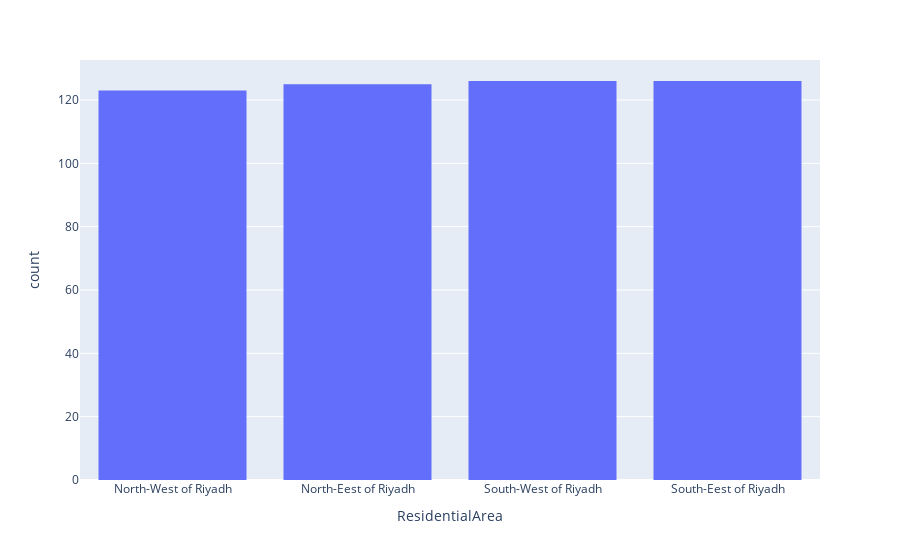

Notebook code for this chart:
### Markdown cell above
### Where to host their next event

### Code cell
fig = px.histogram(df_viz, x='ResidentialArea')
fig.show()

### Figure 1 — Plotly figure (JSON) as saved in the notebook; plotly's stock layout.template omitted (floating-point values rounded to 4 significant figures; data arrays with more than 128 entries replaced by an {"elided": "..."} marker saying what was removed)
{"data": [{"alignmentgroup": "True", "bingroup": "x", "hovertemplate": "ResidentialArea=%{x}<br>count=%{y}<extra></extra>", "legendgroup": "", "marker": {"color": "#636efa", "pattern": {"shape": ""}}, "name": "", "offsetgroup": "", "orientation": "v", "showlegend": false, "type": "histogram", "x": {"elided": "500 str values"}, "xaxis": "x", "yaxis": "y"}], "layout": {"barmode": "relative", "legend": {"tracegroupgap": 0}, "margin": {"t": 60}, "xaxis": {"anchor": "y", "domain": [0, 1], "title": {"text": "ResidentialArea"}}, "yaxis": {"anchor": "x", "domain": [0, 1], "title": {"text": "count"}}}}
